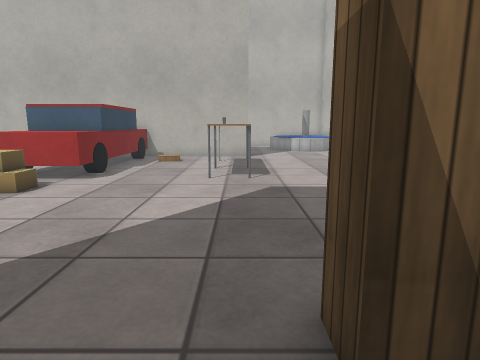
view 1 (above)

23 first-person views from a walk through a Gazebo world. The camera is 1 m above the floor, tilts 10° down and sees 75° across. The floor is counted in squares, 0.5 m on a side. Each view is taken from the middle of a square. On the plan, view 1 faces up. The plan holds only what a view shows up to about 18 squares ahead; the rest is blank. Robots are left out. Simple patterns stand in for the simulator's built-in surfaces. Some stock models are drawn as simple stand-ins. Some surface patterns are stand-ins.

view 2
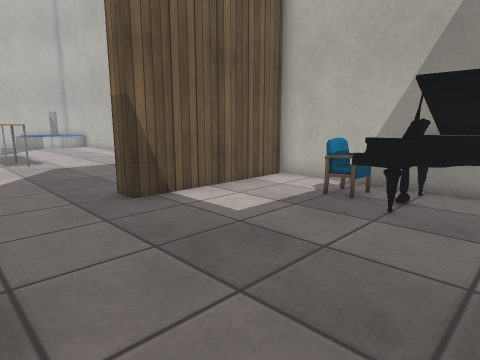

view 3
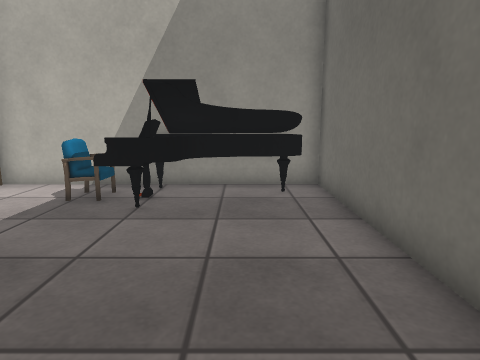

view 4
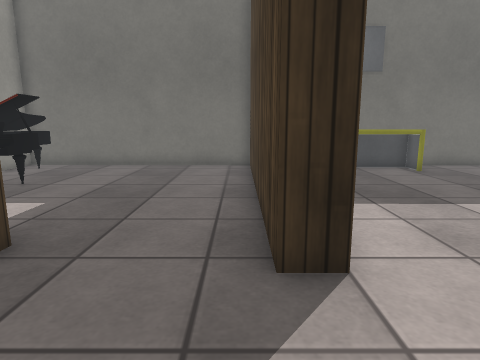

view 5
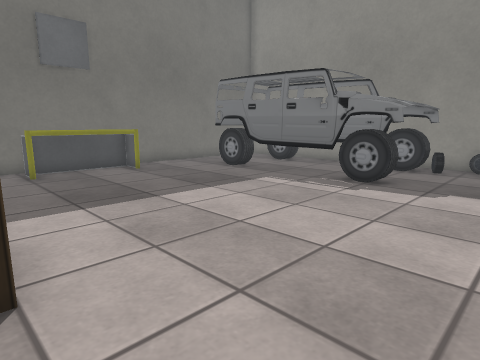

view 6
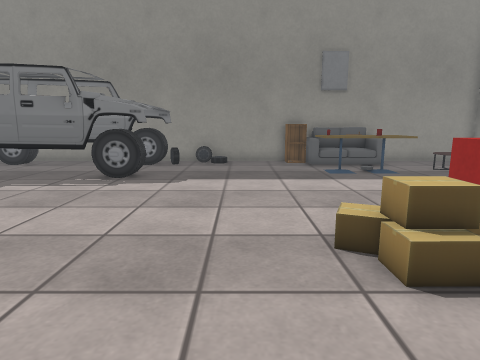

view 7
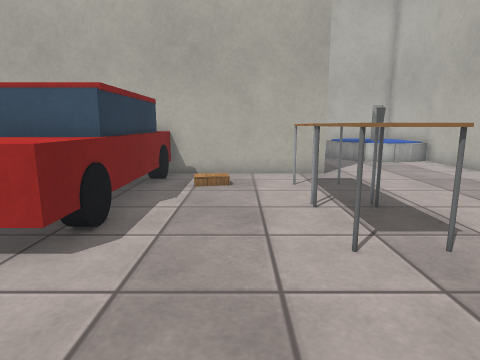

view 8
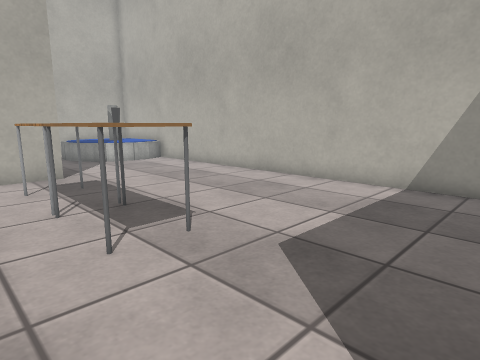

view 9
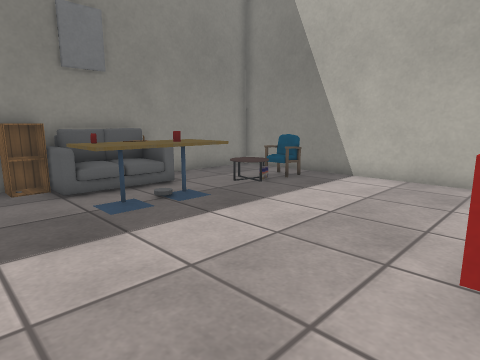

view 10
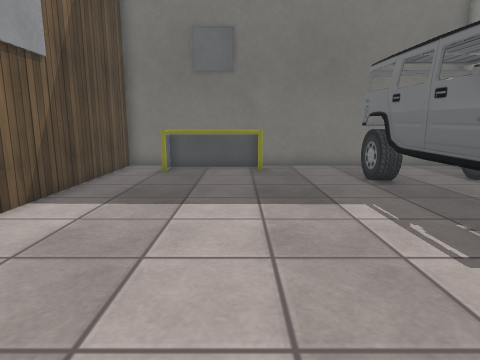

view 11
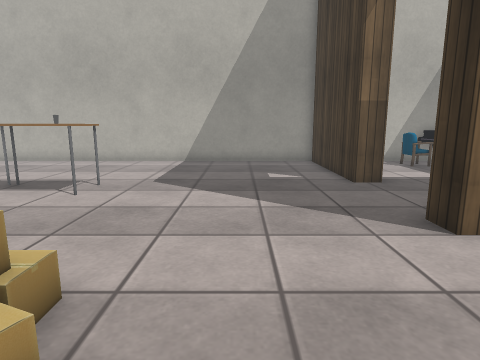

view 12
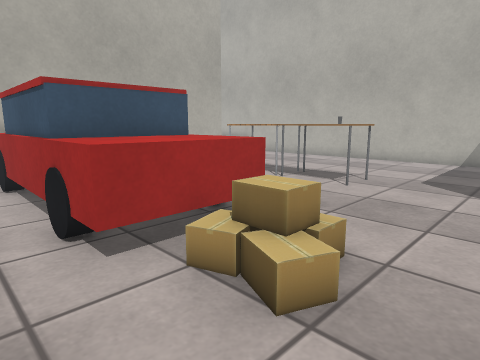

view 13
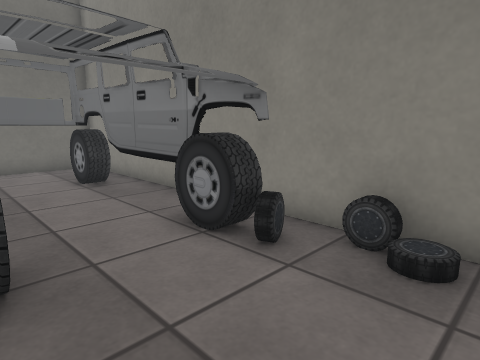

view 14
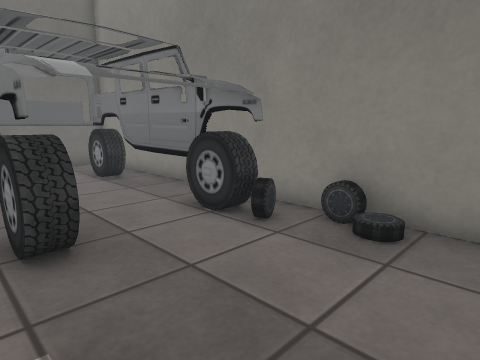

view 15
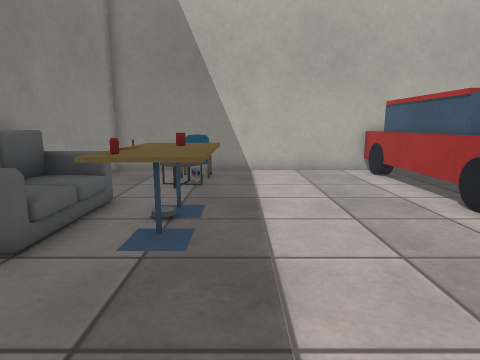

view 16
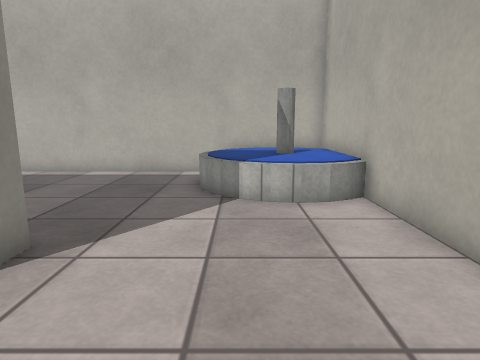

view 17
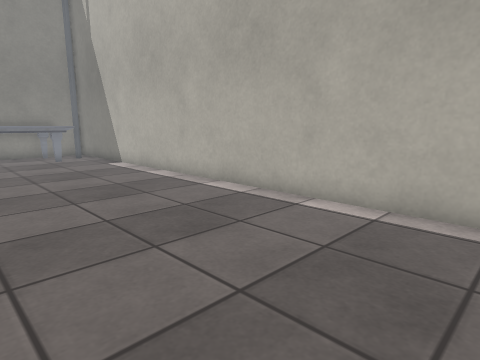

view 18
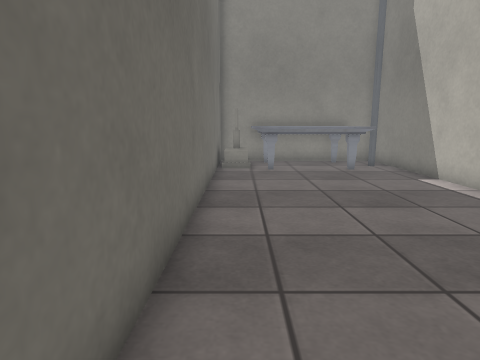

view 19
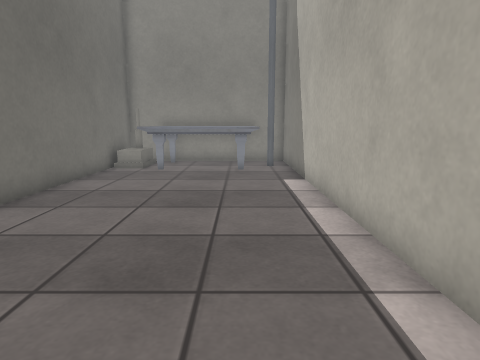

view 20
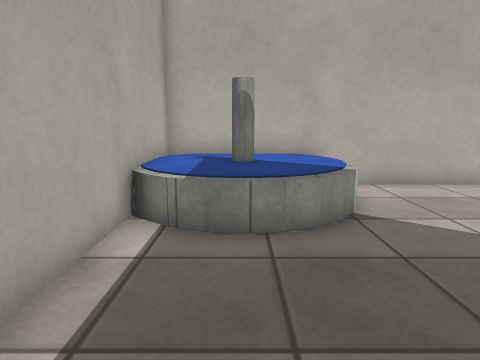

view 21
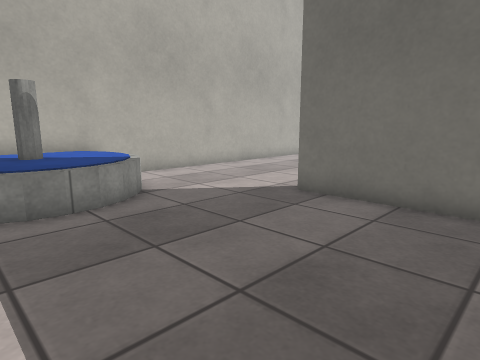

view 22
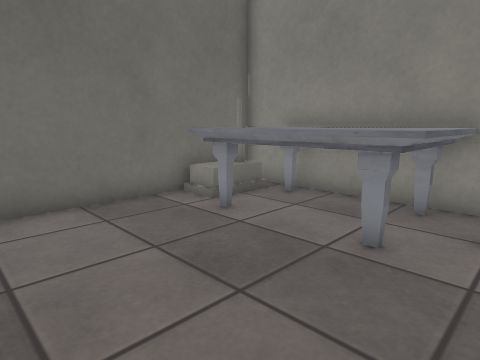

view 23
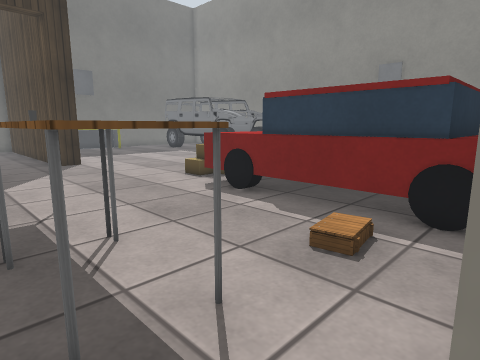

### Floor plan
Key: @ floor where view 1 was taken; # wall or solid block; . floor; C car; T table; B cardboard box; H chair; G goal; S sofa; A cafe table; I cabinet; F fountain; P pole; M marble table; U house; O other object.
Columns run from 21 left of view 1 to 8 right of it. Each row starts with its distance up from view 1.
 30 ##############################
 29 #........................FFFF#
 28 #MMPM...................FFFFFF
 27 #MMMM...................FFFFFF
 26 # MMM...................FFFFFF
 25 #  MM...................FFFFF#
 24 #M MM.....................FF.#
 23 #MMMM........................#
 22 #UUU.........................#
 21 ######################.......#
 20 ############CCCC######.......#
 19 #...........CCCC.............#
 18 #...HH......CCCC.............#
 17 #...OO......C  C....TT.......#
 16 #...O.......C  C....TT.......#
 15 #...........C  C....TT.......#
 14 #SS.AA......CCCC....TT.......#
 13 #SS.OO......CCCC....T .......#
 12 #SS.OA......CCCC.... T.......#
 11 #SS.OA.......B...............#
 10 #I...........BB..............#
  9 #............BB..............#
  8 #............................#
  7 #............................#
  6 #C...........................#
  5 #C...........................#
  4 #.CCCC.......................#
  3 #.CCCCC..........#....########
  2 #.CCCCC..........#....########
  1 #.CCCCC..........#...........#
  0 #.CCCCC..........#...@.......#
 -1 #.CCCCC..........#...........#
 -2 #.CCCCC..........#........HH.#
 -3 #.CCCCC..........#.......OOOO#
 -4 #.CCCCC..........#.......OOOO#
 -5 #.CCCCC..........#........OOO#
 -6 #.CCCCC..........#.........OO#
 -7 #.........GGGGG..#.........OO#
 -8 #..........GGGG..#.........OO#
 -9 ##############################

Positions as (right, up) in squares from view 1, and headings:
1: (0, 0), facing up
2: (-3, -6), facing up-right
3: (-3, -6), facing right
4: (-3, 7), facing down
5: (-4, 7), facing down-left
6: (-3, 7), facing left
7: (-3, 7), facing up
8: (-3, 7), facing up-right
9: (-9, 8), facing up-left
10: (-10, 7), facing down
11: (-10, 7), facing right
12: (-11, 7), facing up-right
13: (-15, 7), facing down-left
14: (-14, 8), facing down-left
15: (-15, 6), facing up
16: (4, 16), facing up
17: (2, 22), facing up-left
18: (-3, 22), facing left
19: (-3, 27), facing left
20: (-3, 27), facing right
21: (-5, 29), facing down-right
22: (-12, 29), facing down-left
23: (1, 20), facing down-left
